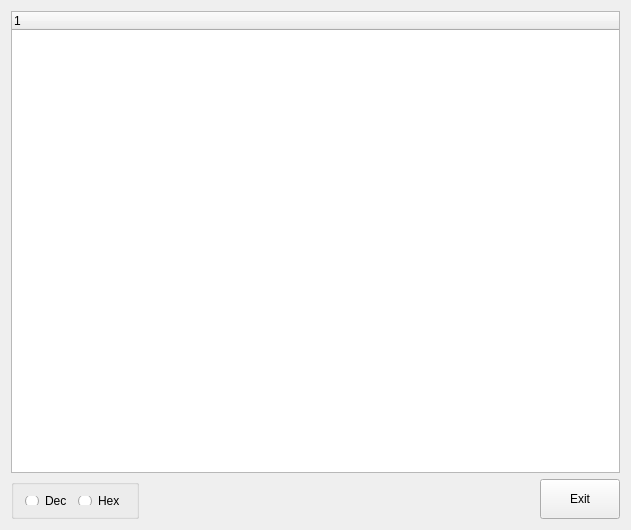
<?xml version="1.0" encoding="UTF-8"?>
<ui version="4.0">
 <class>FpgaDialogSetting</class>
 <widget class="QWidget" name="FpgaDialogSetting">
  <property name="windowModality">
   <enum>Qt::ApplicationModal</enum>
  </property>
  <property name="geometry">
   <rect>
    <x>0</x>
    <y>0</y>
    <width>631</width>
    <height>530</height>
   </rect>
  </property>
  <property name="windowTitle">
   <string>FpgaDialogSetting</string>
  </property>
  <layout class="QVBoxLayout" name="verticalLayout">
   <item>
    <widget class="QTreeWidget" name="treeWidget">
     <column>
      <property name="text">
       <string notr="true">1</string>
      </property>
     </column>
    </widget>
   </item>
   <item>
    <layout class="QHBoxLayout" name="horizontalLayout">
     <item>
      <widget class="QGroupBox" name="groupBox">
       <property name="minimumSize">
        <size>
         <width>0</width>
         <height>40</height>
        </size>
       </property>
       <property name="title">
        <string/>
       </property>
       <layout class="QHBoxLayout" name="horizontalLayout_2">
        <item>
         <widget class="QRadioButton" name="radio_dec">
          <property name="text">
           <string>Dec</string>
          </property>
         </widget>
        </item>
        <item>
         <widget class="QRadioButton" name="radio_hex">
          <property name="text">
           <string>Hex</string>
          </property>
         </widget>
        </item>
       </layout>
      </widget>
     </item>
     <item>
      <spacer name="horizontalSpacer">
       <property name="orientation">
        <enum>Qt::Horizontal</enum>
       </property>
       <property name="sizeHint" stdset="0">
        <size>
         <width>40</width>
         <height>20</height>
        </size>
       </property>
      </spacer>
     </item>
     <item>
      <widget class="QPushButton" name="btnExit">
       <property name="minimumSize">
        <size>
         <width>0</width>
         <height>40</height>
        </size>
       </property>
       <property name="text">
        <string>Exit</string>
       </property>
      </widget>
     </item>
    </layout>
   </item>
  </layout>
 </widget>
 <layoutdefault spacing="6" margin="11"/>
 <resources/>
 <connections/>
</ui>
